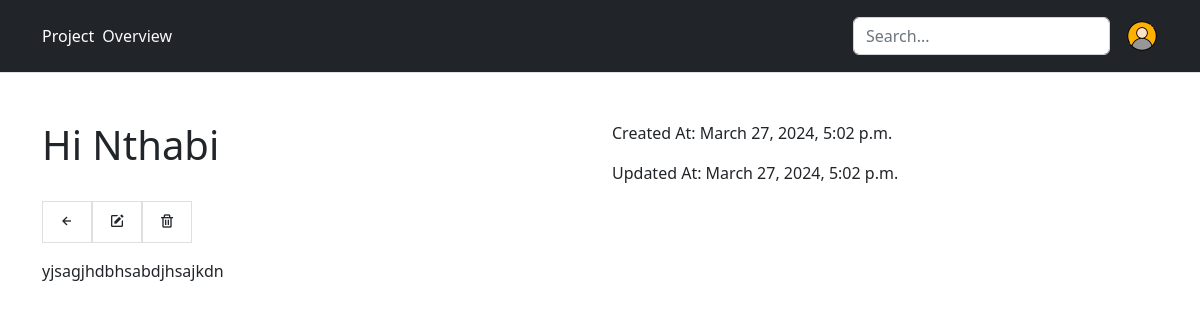
/1/ (signed in), run on the app's committed database.
### journal/models.py (models this page shows, shortened)
class Entry(models.Model):
    title = models.CharField(max_length=100)
    content = models.TextField()
    created_at = models.DateTimeField(auto_now_add=True)
    updated_at = models.DateTimeField(auto_now=True)

### journal/views.py (the view)
# urls.py: path('<int:pk>/', entry_detail, name='entry_detail'),
@login_required
def entry_detail(request, pk):
    entry = get_object_or_404(Entry, pk=pk)
    return render(request, 'journal/entry_detail.html', {'entry': entry})

### templates/journal/entry_detail.html (shortened to what this page needs)
{% extends 'base_internal.html' %}
{% block content %}
<div class="container mt-5">
    {% if entry %}
    <div class="row">
        <div class="col-md-6">
            <h1>{{ entry.title }}</h1>
        </div>
        <div class="col-md-6">
            <p>Created At: {{ entry.created_at }}</p>
            <p>Updated At: {{ entry.updated_at }}</p>
        </div>
    </div>
    <ul class="list-group list-group-horizontal">
      <a href="{% url 'journal:entry_list' %}">
        <li class="list-group-item">
            <i class='bx bx-left-arrow-alt'></i>
          </li>
      </a>
      <a href="{% url 'journal:entry_edit' entry.id %}">
        <li class="list-group-item">
            <i class='bx bxs-edit' ></i>
        </li>
      </a>
      <a href="#" data-bs-toggle="modal" data-bs-target="#deleteModal">
        <li class="list-group-item">
              <i class='bx bx-trash' ></i>
        </li>
      </a>
    </ul>
    <div class="py-3">
        <p>{{ entry.content }}</p>
    </div>
    {% else %}
    <p>No entry found.</p>
    {% endif %}
</div>
{% endblock %}

### data on the page
Entry: title "Hi Nthabi", created_at "March 27, 2024, 5:02 p.m.", updated_at "March 27, 2024, 5:02 p.m.", content "yjsagjhdbhsabdjhsajkdn"
